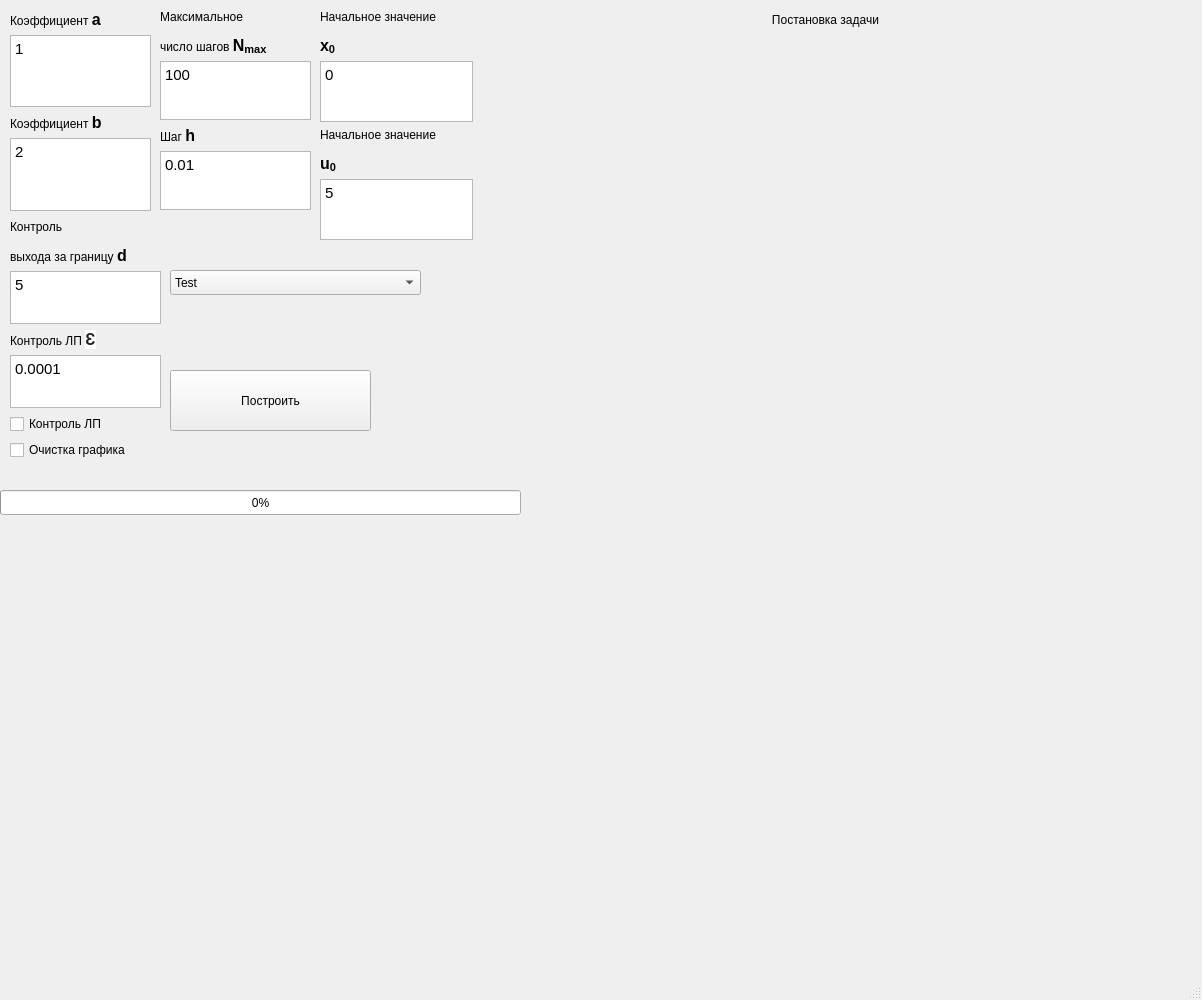
<?xml version="1.0" encoding="UTF-8"?>
<ui version="4.0">
 <class>MainWindow</class>
 <widget class="QMainWindow" name="MainWindow">
  <property name="geometry">
   <rect>
    <x>0</x>
    <y>0</y>
    <width>1202</width>
    <height>1000</height>
   </rect>
  </property>
  <property name="sizePolicy">
   <sizepolicy hsizetype="Expanding" vsizetype="Expanding">
    <horstretch>255</horstretch>
    <verstretch>255</verstretch>
   </sizepolicy>
  </property>
  <property name="maximumSize">
   <size>
    <width>1202</width>
    <height>1000</height>
   </size>
  </property>
  <property name="windowTitle">
   <string>MainWindow</string>
  </property>
  <property name="documentMode">
   <bool>false</bool>
  </property>
  <widget class="QWidget" name="centralwidget">
   <property name="sizePolicy">
    <sizepolicy hsizetype="Expanding" vsizetype="Expanding">
     <horstretch>0</horstretch>
     <verstretch>0</verstretch>
    </sizepolicy>
   </property>
   <widget class="QPushButton" name="pushButton">
    <property name="geometry">
     <rect>
      <x>170</x>
      <y>370</y>
      <width>201</width>
      <height>61</height>
     </rect>
    </property>
    <property name="text">
     <string>Построить</string>
    </property>
   </widget>
   <widget class="QWidget" name="Widget" native="true">
    <property name="geometry">
     <rect>
      <x>540</x>
      <y>190</y>
      <width>571</width>
      <height>481</height>
     </rect>
    </property>
    <property name="sizePolicy">
     <sizepolicy hsizetype="Preferred" vsizetype="Preferred">
      <horstretch>0</horstretch>
      <verstretch>0</verstretch>
     </sizepolicy>
    </property>
   </widget>
   <widget class="QLabel" name="label_9">
    <property name="geometry">
     <rect>
      <x>540</x>
      <y>10</y>
      <width>571</width>
      <height>21</height>
     </rect>
    </property>
    <property name="text">
     <string>&lt;html&gt;&lt;head/&gt;&lt;body&gt;&lt;p align=&quot;center&quot;&gt;Постановка задачи&lt;/p&gt;&lt;/body&gt;&lt;/html&gt;</string>
    </property>
   </widget>
   <widget class="QWidget" name="verticalLayoutWidget_2">
    <property name="geometry">
     <rect>
      <x>160</x>
      <y>10</y>
      <width>151</width>
      <height>201</height>
     </rect>
    </property>
    <layout class="QVBoxLayout" name="verticalLayout_5">
     <item>
      <widget class="QLabel" name="label_8">
       <property name="text">
        <string>&lt;html&gt;&lt;head/&gt;&lt;body&gt;&lt;p&gt;Максимальное&lt;/p&gt;&lt;p&gt;число шагов &lt;span style=&quot; font-size:12pt; font-weight:600;&quot;&gt;N&lt;/span&gt;&lt;span style=&quot; font-size:12pt; font-weight:600; vertical-align:sub;&quot;&gt;max&lt;/span&gt;&lt;/p&gt;&lt;/body&gt;&lt;/html&gt;</string>
       </property>
      </widget>
     </item>
     <item>
      <widget class="QTextEdit" name="textEdit_6">
       <property name="html">
        <string>&lt;!DOCTYPE HTML PUBLIC &quot;-//W3C//DTD HTML 4.0//EN&quot; &quot;http://www.w3.org/TR/REC-html40/strict.dtd&quot;&gt;
&lt;html&gt;&lt;head&gt;&lt;meta name=&quot;qrichtext&quot; content=&quot;1&quot; /&gt;&lt;style type=&quot;text/css&quot;&gt;
p, li { white-space: pre-wrap; }
&lt;/style&gt;&lt;/head&gt;&lt;body style=&quot; font-family:'Ubuntu'; font-size:11pt; font-weight:400; font-style:normal;&quot;&gt;
&lt;p style=&quot; margin-top:0px; margin-bottom:0px; margin-left:0px; margin-right:0px; -qt-block-indent:0; text-indent:0px;&quot;&gt;100&lt;/p&gt;&lt;/body&gt;&lt;/html&gt;</string>
       </property>
      </widget>
     </item>
     <item>
      <widget class="QLabel" name="label_13">
       <property name="text">
        <string>&lt;html&gt;&lt;head/&gt;&lt;body&gt;&lt;p&gt;Шаг &lt;span style=&quot; font-size:12pt; font-weight:600;&quot;&gt;h&lt;/span&gt;&lt;/p&gt;&lt;/body&gt;&lt;/html&gt;</string>
       </property>
      </widget>
     </item>
     <item>
      <widget class="QTextEdit" name="textEdit_4">
       <property name="acceptDrops">
        <bool>false</bool>
       </property>
       <property name="whatsThis">
        <string extracomment="Параметр 1"/>
       </property>
       <property name="html">
        <string>&lt;!DOCTYPE HTML PUBLIC &quot;-//W3C//DTD HTML 4.0//EN&quot; &quot;http://www.w3.org/TR/REC-html40/strict.dtd&quot;&gt;
&lt;html&gt;&lt;head&gt;&lt;meta name=&quot;qrichtext&quot; content=&quot;1&quot; /&gt;&lt;style type=&quot;text/css&quot;&gt;
p, li { white-space: pre-wrap; }
&lt;/style&gt;&lt;/head&gt;&lt;body style=&quot; font-family:'Ubuntu'; font-size:11pt; font-weight:400; font-style:normal;&quot;&gt;
&lt;p style=&quot; margin-top:0px; margin-bottom:0px; margin-left:0px; margin-right:0px; -qt-block-indent:0; text-indent:0px;&quot;&gt;0.01&lt;/p&gt;&lt;/body&gt;&lt;/html&gt;</string>
       </property>
      </widget>
     </item>
    </layout>
   </widget>
   <widget class="QWidget" name="verticalLayoutWidget">
    <property name="geometry">
     <rect>
      <x>10</x>
      <y>10</y>
      <width>141</width>
      <height>201</height>
     </rect>
    </property>
    <layout class="QVBoxLayout" name="verticalLayout_4">
     <item>
      <widget class="QLabel" name="label_6">
       <property name="text">
        <string>&lt;html&gt;&lt;head/&gt;&lt;body&gt;&lt;p&gt;Коэффициент &lt;span style=&quot; font-size:12pt; font-weight:600;&quot;&gt;a&lt;/span&gt;&lt;/p&gt;&lt;/body&gt;&lt;/html&gt;</string>
       </property>
      </widget>
     </item>
     <item>
      <widget class="QTextEdit" name="textEdit_8">
       <property name="acceptDrops">
        <bool>false</bool>
       </property>
       <property name="whatsThis">
        <string extracomment="Параметр 1"/>
       </property>
       <property name="html">
        <string>&lt;!DOCTYPE HTML PUBLIC &quot;-//W3C//DTD HTML 4.0//EN&quot; &quot;http://www.w3.org/TR/REC-html40/strict.dtd&quot;&gt;
&lt;html&gt;&lt;head&gt;&lt;meta name=&quot;qrichtext&quot; content=&quot;1&quot; /&gt;&lt;style type=&quot;text/css&quot;&gt;
p, li { white-space: pre-wrap; }
&lt;/style&gt;&lt;/head&gt;&lt;body style=&quot; font-family:'Ubuntu'; font-size:11pt; font-weight:400; font-style:normal;&quot;&gt;
&lt;p style=&quot; margin-top:0px; margin-bottom:0px; margin-left:0px; margin-right:0px; -qt-block-indent:0; text-indent:0px;&quot;&gt;1&lt;/p&gt;&lt;/body&gt;&lt;/html&gt;</string>
       </property>
      </widget>
     </item>
     <item>
      <widget class="QLabel" name="label_7">
       <property name="text">
        <string>&lt;html&gt;&lt;head/&gt;&lt;body&gt;&lt;p&gt;Коэффициент &lt;span style=&quot; font-size:12pt; font-weight:600;&quot;&gt;b&lt;/span&gt;&lt;/p&gt;&lt;/body&gt;&lt;/html&gt;</string>
       </property>
      </widget>
     </item>
     <item>
      <widget class="QTextEdit" name="textEdit_9">
       <property name="acceptDrops">
        <bool>false</bool>
       </property>
       <property name="whatsThis">
        <string extracomment="Параметр 1"/>
       </property>
       <property name="html">
        <string>&lt;!DOCTYPE HTML PUBLIC &quot;-//W3C//DTD HTML 4.0//EN&quot; &quot;http://www.w3.org/TR/REC-html40/strict.dtd&quot;&gt;
&lt;html&gt;&lt;head&gt;&lt;meta name=&quot;qrichtext&quot; content=&quot;1&quot; /&gt;&lt;style type=&quot;text/css&quot;&gt;
p, li { white-space: pre-wrap; }
&lt;/style&gt;&lt;/head&gt;&lt;body style=&quot; font-family:'Ubuntu'; font-size:11pt; font-weight:400; font-style:normal;&quot;&gt;
&lt;p style=&quot; margin-top:0px; margin-bottom:0px; margin-left:0px; margin-right:0px; -qt-block-indent:0; text-indent:0px;&quot;&gt;2&lt;/p&gt;&lt;/body&gt;&lt;/html&gt;</string>
       </property>
      </widget>
     </item>
    </layout>
   </widget>
   <widget class="QWidget" name="verticalLayoutWidget_3">
    <property name="geometry">
     <rect>
      <x>320</x>
      <y>10</y>
      <width>153</width>
      <height>231</height>
     </rect>
    </property>
    <layout class="QVBoxLayout" name="verticalLayout_6">
     <item>
      <widget class="QLabel" name="label_10">
       <property name="text">
        <string>&lt;html&gt;&lt;head/&gt;&lt;body&gt;&lt;p&gt;Начальное значение &lt;/p&gt;&lt;p&gt;&lt;span style=&quot; font-size:12pt; font-weight:600;&quot;&gt;x&lt;/span&gt;&lt;span style=&quot; font-size:12pt; font-weight:600; vertical-align:sub;&quot;&gt;0&lt;/span&gt;&lt;/p&gt;&lt;/body&gt;&lt;/html&gt;</string>
       </property>
      </widget>
     </item>
     <item>
      <widget class="QTextEdit" name="textEdit_5">
       <property name="acceptDrops">
        <bool>false</bool>
       </property>
       <property name="whatsThis">
        <string extracomment="Параметр 1"/>
       </property>
       <property name="html">
        <string>&lt;!DOCTYPE HTML PUBLIC &quot;-//W3C//DTD HTML 4.0//EN&quot; &quot;http://www.w3.org/TR/REC-html40/strict.dtd&quot;&gt;
&lt;html&gt;&lt;head&gt;&lt;meta name=&quot;qrichtext&quot; content=&quot;1&quot; /&gt;&lt;style type=&quot;text/css&quot;&gt;
p, li { white-space: pre-wrap; }
&lt;/style&gt;&lt;/head&gt;&lt;body style=&quot; font-family:'Ubuntu'; font-size:11pt; font-weight:400; font-style:normal;&quot;&gt;
&lt;p style=&quot; margin-top:0px; margin-bottom:0px; margin-left:0px; margin-right:0px; -qt-block-indent:0; text-indent:0px;&quot;&gt;0&lt;/p&gt;&lt;/body&gt;&lt;/html&gt;</string>
       </property>
      </widget>
     </item>
     <item>
      <widget class="QLabel" name="label_4">
       <property name="text">
        <string>&lt;html&gt;&lt;head/&gt;&lt;body&gt;&lt;p&gt;Начальное значение &lt;/p&gt;&lt;p&gt;&lt;span style=&quot; font-size:12pt; font-weight:600;&quot;&gt;u&lt;/span&gt;&lt;span style=&quot; font-size:12pt; font-weight:600; vertical-align:sub;&quot;&gt;0&lt;/span&gt;&lt;/p&gt;&lt;/body&gt;&lt;/html&gt;</string>
       </property>
      </widget>
     </item>
     <item>
      <widget class="QTextEdit" name="textEdit_3">
       <property name="html">
        <string>&lt;!DOCTYPE HTML PUBLIC &quot;-//W3C//DTD HTML 4.0//EN&quot; &quot;http://www.w3.org/TR/REC-html40/strict.dtd&quot;&gt;
&lt;html&gt;&lt;head&gt;&lt;meta name=&quot;qrichtext&quot; content=&quot;1&quot; /&gt;&lt;style type=&quot;text/css&quot;&gt;
p, li { white-space: pre-wrap; }
&lt;/style&gt;&lt;/head&gt;&lt;body style=&quot; font-family:'Ubuntu'; font-size:11pt; font-weight:400; font-style:normal;&quot;&gt;
&lt;p style=&quot; margin-top:0px; margin-bottom:0px; margin-left:0px; margin-right:0px; -qt-block-indent:0; text-indent:0px;&quot;&gt;5&lt;/p&gt;&lt;/body&gt;&lt;/html&gt;</string>
       </property>
      </widget>
     </item>
    </layout>
   </widget>
   <widget class="QProgressBar" name="progressBar">
    <property name="geometry">
     <rect>
      <x>0</x>
      <y>490</y>
      <width>521</width>
      <height>25</height>
     </rect>
    </property>
    <property name="value">
     <number>0</number>
    </property>
   </widget>
   <widget class="QWidget" name="verticalLayoutWidget_4">
    <property name="geometry">
     <rect>
      <x>10</x>
      <y>220</y>
      <width>151</width>
      <height>241</height>
     </rect>
    </property>
    <layout class="QVBoxLayout" name="verticalLayout">
     <item>
      <widget class="QLabel" name="label_14">
       <property name="text">
        <string>&lt;html&gt;&lt;head/&gt;&lt;body&gt;&lt;p&gt;Контроль&lt;/p&gt;&lt;p&gt;выхода за границу &lt;span style=&quot; font-size:12pt; font-weight:600;&quot;&gt;d&lt;/span&gt;&lt;/p&gt;&lt;/body&gt;&lt;/html&gt;</string>
       </property>
      </widget>
     </item>
     <item>
      <widget class="QTextEdit" name="textEdit_2">
       <property name="html">
        <string>&lt;!DOCTYPE HTML PUBLIC &quot;-//W3C//DTD HTML 4.0//EN&quot; &quot;http://www.w3.org/TR/REC-html40/strict.dtd&quot;&gt;
&lt;html&gt;&lt;head&gt;&lt;meta name=&quot;qrichtext&quot; content=&quot;1&quot; /&gt;&lt;style type=&quot;text/css&quot;&gt;
p, li { white-space: pre-wrap; }
&lt;/style&gt;&lt;/head&gt;&lt;body style=&quot; font-family:'Ubuntu'; font-size:11pt; font-weight:400; font-style:normal;&quot;&gt;
&lt;p style=&quot; margin-top:0px; margin-bottom:0px; margin-left:0px; margin-right:0px; -qt-block-indent:0; text-indent:0px;&quot;&gt;5&lt;/p&gt;&lt;/body&gt;&lt;/html&gt;</string>
       </property>
      </widget>
     </item>
     <item>
      <widget class="QLabel" name="label_12">
       <property name="text">
        <string>&lt;html&gt;&lt;head/&gt;&lt;body&gt;&lt;p&gt;Контроль ЛП &lt;span style=&quot; font-family:'arial,sans-serif'; font-size:12pt; font-weight:600; color:#222222; background-color:#ffffff;&quot;&gt;Ɛ&lt;/span&gt;&lt;span style=&quot; font-size:12pt; font-weight:600;&quot;</string>
       </property>
      </widget>
     </item>
     <item>
      <widget class="QTextEdit" name="textEdit_7">
       <property name="html">
        <string>&lt;!DOCTYPE HTML PUBLIC &quot;-//W3C//DTD HTML 4.0//EN&quot; &quot;http://www.w3.org/TR/REC-html40/strict.dtd&quot;&gt;
&lt;html&gt;&lt;head&gt;&lt;meta name=&quot;qrichtext&quot; content=&quot;1&quot; /&gt;&lt;style type=&quot;text/css&quot;&gt;
p, li { white-space: pre-wrap; }
&lt;/style&gt;&lt;/head&gt;&lt;body style=&quot; font-family:'Ubuntu'; font-size:11pt; font-weight:400; font-style:normal;&quot;&gt;
&lt;p style=&quot; margin-top:0px; margin-bottom:0px; margin-left:0px; margin-right:0px; -qt-block-indent:0; text-indent:0px;&quot;&gt;0.0001&lt;/p&gt;&lt;/body&gt;&lt;/html&gt;</string>
       </property>
      </widget>
     </item>
     <item>
      <widget class="QCheckBox" name="checkBox">
       <property name="text">
        <string>Контроль ЛП</string>
       </property>
      </widget>
     </item>
     <item>
      <widget class="QCheckBox" name="checkBox_2">
       <property name="text">
        <string>Очистка графика</string>
       </property>
      </widget>
     </item>
    </layout>
   </widget>
   <widget class="QLabel" name="label">
    <property name="geometry">
     <rect>
      <x>550</x>
      <y>40</y>
      <width>561</width>
      <height>121</height>
     </rect>
    </property>
    <property name="text">
     <string/>
    </property>
   </widget>
   <widget class="QComboBox" name="comboBox">
    <property name="geometry">
     <rect>
      <x>170</x>
      <y>270</y>
      <width>251</width>
      <height>25</height>
     </rect>
    </property>
    <item>
     <property name="text">
      <string>Test</string>
     </property>
    </item>
    <item>
     <property name="text">
      <string>Main 1</string>
     </property>
    </item>
    <item>
     <property name="text">
      <string>Main 2</string>
     </property>
    </item>
   </widget>
  </widget>
  <widget class="QStatusBar" name="statusbar"/>
 </widget>
 <resources/>
 <connections/>
</ui>
